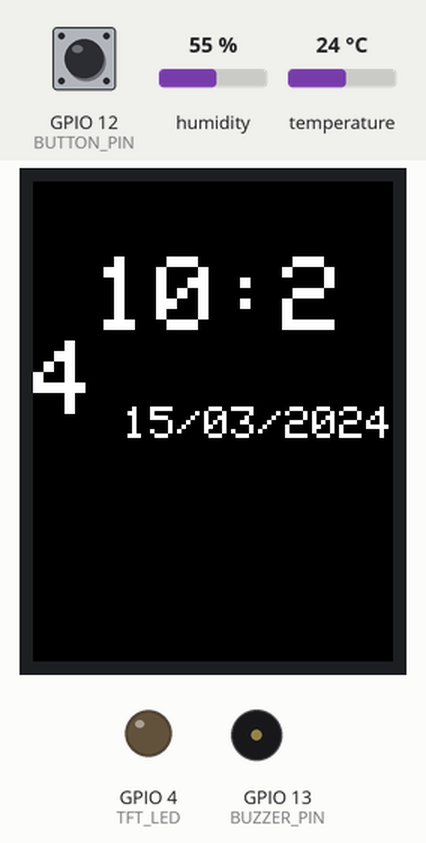
Recording of a sketch running on a simulated ESP32. Shown: 240×320 colour display, output pins drawn as LEDs (lit = HIGH), buzzer (waves = sounding, pin HIGH). Inputs (shaded band) come from the test bench; at power-on: GPIO 12 (BUTTON_PIN) LOW, humidity 55 %, temperature 24 °C. WiFi joins after 1.5 s; servers stay silent unless stated; network time is answered at once with the bench clock; the local clock reads 2024-03-15 10:24:30 at power-on unless the sketch sets it; what the sketch prints to the serial monitor is not drawn.

Above: at 8.6 s.
8.7 s: GPIO 12 (BUTTON_PIN) pulled HIGH for 0.15 s
At 9.2 s:
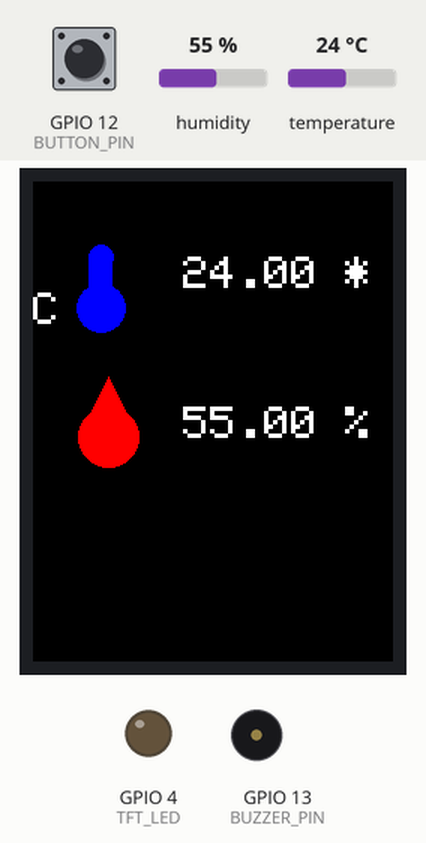
10.4 s: GPIO 12 (BUTTON_PIN) pulled HIGH for 1 s
At 10.73 s:
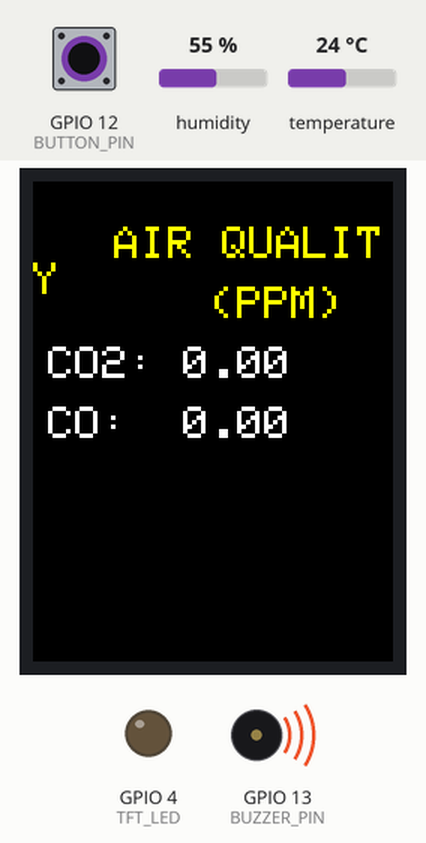
12.9 s: GPIO 12 (BUTTON_PIN) pulled HIGH for 3.2 s
At 14.93 s:
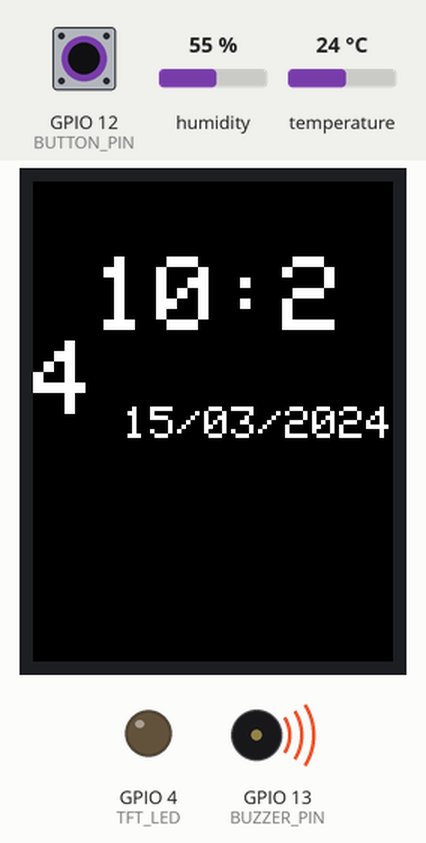
17.6 s: GPIO 12 (BUTTON_PIN) pulled HIGH for 1 s
At 19.2 s:
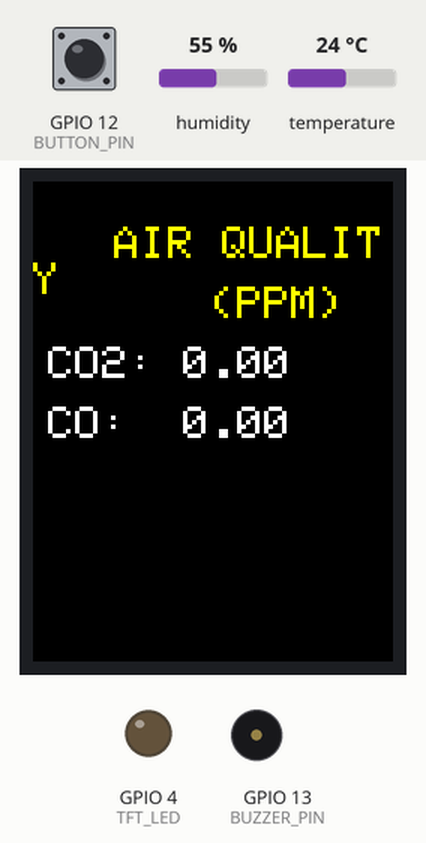
Timing chart, 0 to 20.7 s (numbered marks = the images above; inputs shaded):
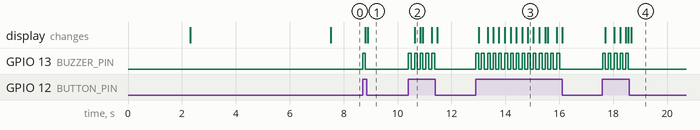

The sketch:

ProjectEmbedded.ino
```cpp
#include <SPI.h>
#include <MQ135.h>
#include <Adafruit_GFX.h>
#include <Adafruit_ILI9341.h>
#include <DHT.h>
#include <RTClib.h>
#include <WiFi.h>
#include <WiFiUdp.h>
#include <NTPClient.h>
#include <HTTPClient.h>
#include "DisplayDateTime.h"
#include "DisplayTemperatureHumidity.h"
#include "DisplayAirQuality.h"

#define TFT_CS   5
#define TFT_DC   16
#define TFT_MOSI 23
#define TFT_CLK  18
#define TFT_RST  17
#define TFT_MISO 19
#define TFT_LED  4
// khai bao script cua sheet
String Web_App_URL = "https://script.google.com/macros/s/AKfycbw-ZUc-ImTcnh2BJs3tarCLp6IZjrRtQ5MNsYA_QNRi_avJeU7mTJJujBQSQAmpBtcZ4g/exec";

Adafruit_ILI9341 tft = Adafruit_ILI9341(TFT_CS, TFT_DC, TFT_MOSI, TFT_CLK, TFT_RST, TFT_MISO);

#define PIN_MQ135 32
#define DHT_PIN 15
#define DHTTYPE DHT22
DHT dht(DHT_PIN, DHTTYPE);

MQ135 mq135_sensor(PIN_MQ135);

RTC_DS1307 rtc;

// Đặt thông tin WiFi của bạn
const char *ssid     = "iPhone của Sơn";
const char *password = "20222022";

const char* serverIP = "172.20.10.11";  // Địa chỉ IP của server
const uint16_t serverPort = 8000;           // Cổng của server

// Đặt múi giờ cho Hà Nội (GMT+7)
const long utcOffsetInSeconds = 7 * 3600;

// Khởi tạo UDP
WiFiUDP ntpUDP;

// Đối tượng WiFiClient để kết nối tới server -> gửi mail
WiFiClient client;

// Khởi tạo NTPClient
NTPClient timeClient(ntpUDP, "pool.ntp.org", utcOffsetInSeconds);

//// Khởi tạo đối tượng DisplayDateTime
DisplayDateTime displayDateTime(tft, rtc);


// Khởi tạo đối tượng DisplayTemperatureHumidity
DisplayTemperatureHumidity displayTempHumidity(tft, dht);


// Khởi tạo đối tượng DisplayAirQuality
DisplayAirQuality displayAirQuality(tft, dht, mq135_sensor);


unsigned long lastDateTimeUpdate = 0;
unsigned long lastTempHumidityUpdate = 0;
unsigned long lastAirQualityUpdate = 0;
unsigned long lastMail = -60000*30;
unsigned long lastUpdate = 0;
const unsigned long switchInterval = 10000; // Chuyển đổi màn hình mỗi 10 giây
const unsigned long dateTimeUpdateInterval = 10000; // Cập nhật thời gian mỗi 10 giây
const unsigned long tempHumidityUpdateInterval = 10000; // Thời gian cập nhật nhiệt độ độ ẩm
const unsigned long updateInterval = 30000;
const unsigned long airQualityUpdateInterval = 5000;
int mode = 0; // chế độ hiển thị
int recent_mode = -1; // chế độ hiển thị hiện tại
int lastmode = 0;
#define BUTTON_PIN 12
#define BUZZER_PIN 13
#define MQ135_PIN 32

//Chống nhảy phím
unsigned long lastDebounceTime = 0;
const unsigned long debounceDelay = 200;

String Status_Read_Sensor = "Success";

void setup() {
  Serial.begin(115200);
  Serial.println("ILI9341 Test!");

  tft.begin();

  pinMode(TFT_LED, OUTPUT);
  backlighting(true);

  // Thiết lập chân nút bấm
  pinMode(BUTTON_PIN, INPUT);

  // Thiết lập chân buzzer
  pinMode(BUZZER_PIN, OUTPUT);
  digitalWrite(BUZZER_PIN, LOW); // Tắt buzzer ban đầu

  if (!rtc.begin()) {
    Serial.println("Couldn't find RTC");
    while (1);
  }

  if (!rtc.isrunning()) {
    Serial.println("RTC lost power, let's set the time!");
    rtc.adjust(DateTime(F(__DATE__), F(__TIME__)));
  }

  tft.setRotation(2); // Landscape orientation

  dht.begin();

  tft.fillScreen(ILI9341_BLACK);

  // Kết nối WiFi
  WiFi.begin(ssid, password);
  tft.setCursor(20, 100);
  tft.setTextSize(2);
  tft.println("Connecting to WiFi...");
  while (WiFi.status() != WL_CONNECTED) {
    delay(1000);
    Serial.println("Connecting to WiFi...");
  }
  tft.fillScreen(ILI9341_BLACK);
  tft.setCursor(20, 100);
  tft.setTextColor(ILI9341_GREEN);
  tft.println("Connected to WiFi...");

  tft.fillScreen(ILI9341_BLACK);
  Serial.println("Connected to WiFi");
  delay(5000);

  // Khởi động NTPClient
  //timeClient.begin();

  // Cập nhật thời gian từ NTP
  if (WiFi.status() == WL_CONNECTED) {
    timeClient.update();
    unsigned long epochTime = timeClient.getEpochTime();
    DateTime now = DateTime(epochTime);
    rtc.adjust(now);
  }
}

void loop(void) {
  // Kiểm tra trạng thái nút bấm
  int reading = digitalRead(BUTTON_PIN);
  if (reading == HIGH && (millis() - lastDebounceTime > debounceDelay)) {
    lastDebounceTime = millis();
    Serial.print("Mode: ");
    mode = (mode + 1) % 3; // Chuyển đổi mode
    lastmode = mode;
    Serial.println(mode);

    // Buzzer kêu
    digitalWrite(BUZZER_PIN, HIGH);
    delay(100); // Kêu trong 100ms
    digitalWrite(BUZZER_PIN, LOW);
  }
  if (millis() - lastUpdate >= updateInterval) {

    lastUpdate = millis();
    // lay cac tham so de dua len sheet
    float h = dht.readHumidity();
    float t = dht.readTemperature();
    float ppm_CO2 = displayAirQuality.get_ppmCO2();
    float ppm_CO = displayAirQuality.get_ppmCO();

    String Send_Data_URL = Web_App_URL + "?sts=write";
    // dinh kem cac tham so cho URL de cap nhat tren google sheet
    Send_Data_URL += "&srs=" + Status_Read_Sensor;
    Send_Data_URL += "&temp=" + String(t);
    Send_Data_URL += "&humd=" + String(h);
    Send_Data_URL += "&CO2=" + String(ppm_CO2);
    Send_Data_URL += "&CO=" + String(ppm_CO);

    Serial.println();
    Serial.println("-------------");
    Serial.println("Send data to Google Spreadsheet...");
    Serial.print("URL : ");
    Serial.println(Send_Data_URL);

    // Khởi tạo HTTPClient
    HTTPClient http;

    // HTTP GET Request.
    http.begin(Send_Data_URL.c_str());
    http.setFollowRedirects(HTTPC_STRICT_FOLLOW_REDIRECTS);
    // Gets the HTTP status code.
    int httpCode = http.GET();
    Serial.print("HTTP Status Code : ");
    Serial.println(httpCode);


    http.end();

    //::::::::::::::::::
  }

  // Hiển thị màn hình ngày giờ hoặc nhiệt độ và độ ẩm
  if (mode != recent_mode) {
    Serial.print("Mode changed ");
    recent_mode = mode;
    tft.fillScreen(ILI9341_BLACK);
    switch (mode) {
      case 0:
        displayDateTime.update(1);
        lastDateTimeUpdate = millis();
        break;
      case 1:
        displayTempHumidity.update(1);
        lastTempHumidityUpdate = millis();
        break;
      case 2:
        // Chỗ này có thể thêm mã cho màn hình khác nếu cần
        displayAirQuality.update(1);
        lastAirQualityUpdate = millis();
        break;
    }
  }

  // Cập nhật màn hình ngày giờ mỗi 10 giây
  if (mode == 0 && millis() - lastDateTimeUpdate >= dateTimeUpdateInterval) {
    displayDateTime.update(0);
    lastDateTimeUpdate = millis();
  }

  // Cập nhật màn hình nhiệt độ và độ ẩm mỗi 60 giây
  if (mode == 1 && millis() - lastTempHumidityUpdate >= tempHumidityUpdateInterval) {
    displayTempHumidity.update(0);
    lastTempHumidityUpdate = millis();

  }

  if (mode == 2 && millis() - lastAirQualityUpdate >= airQualityUpdateInterval){
    displayAirQuality.update(0);
    lastAirQualityUpdate = millis();
  }

  if (true) {
    //Serial.print("smoke: ") ;
    //lastAirQualityUpdate = millis();
    float ppm_CO2 = displayAirQuality.get_ppmCO2();
    float ppm_CO = displayAirQuality.get_ppmCO();
   // Serial.println(ppm_CO2);
   // Serial.println(ppm_CO);
      if (ppm_CO2 > 1000 || ppm_CO > 9) {
        if (mode < 4) tft.fillScreen(ILI9341_BLACK);
        if (mode < 4) lastmode = mode;
        mode = 4;
        digitalWrite(BUZZER_PIN, HIGH);
        delay(100); // Kêu trong 100ms
        digitalWrite(BUZZER_PIN, LOW);
        tft.setTextSize(3);
        tft.setTextColor( 0x001F);
        tft.setCursor(20, 100);

        tft.println("GAS DETECTED...");

        if (millis() - lastMail > 60000*30 ) {
         if( client.connect(serverIP, serverPort)){
           client.print("GAS_DETECTED");
           lastMail = millis();
           client.stop();
         }
         else {
            Serial.println("Failed to connect to server");
          }
        }
    }
    else mode = lastmode;
  }

  delay(10); // Cập nhật mỗi 10ms một lần

}

void backlighting(bool state) {
  if (state) {
    digitalWrite(TFT_LED, LOW);
  } else {
    digitalWrite(TFT_LED, HIGH);
  }
}
```

DisplayAirQuality.h
```cpp
#ifndef DISPLAYAIRQUALITY_H
#define DISPLAYAIRQUALITY_H

#include <Adafruit_GFX.h>
#include <Adafruit_ILI9341.h>
#include <DHT.h>
#include <MQ135.h>

class DisplayAirQuality {
  public:
    DisplayAirQuality(Adafruit_ILI9341 &tft, DHT &dhtSensor, MQ135 &_mq135)
    : _tft(tft), dht(dhtSensor), mq135_sensor(_mq135), PPM1(0), PPM2(0) {}

    void update(bool draw) {
        // khoi tao gia tri cho cac RZero
        if (PPM1 == 0) update_RZERO();

        // Lay PPM cua khi CO2
        PPM1 = mq135_sensor.getPPM_CO2(RZero1);
        // Lay PPM cua khi CO
        PPM2 = mq135_sensor.getPPM_CO(RZero2);
        // Hien thi PPM cua 2 khi
        displayGasLevels(PPM1, PPM2);
    }

    float get_ppmCO2 () {
      return this->mq135_sensor.getPPM_CO2(RZero1);
    }
    float get_ppmCO () {
      return this->mq135_sensor.getPPM_CO(RZero2);
    }

  private:
    Adafruit_ILI9341 &_tft;
    DHT &dht;
    MQ135 &mq135_sensor;

    float RZero1, RZero2, PPM1, PPM2;

    void update_RZERO () {
        for (int i = 1; i <= 50; i++) {
          this->RZero1 += mq135_sensor.getRZero_CO2();
          this->RZero2 += mq135_sensor.getRZero_CO();
        }
        this->RZero1 /= 50;
        this->RZero2 /= 50;
    }

    void displayGasLevels(float CO2, float CO) {

        _tft.fillRect(90, 100, 200, 200, ILI9341_BLACK);
        _tft.setTextSize(3);
        _tft.setTextColor(ILI9341_YELLOW);
        _tft.setCursor(0, 30);
        _tft.println("   AIR QUALITY");
        _tft.setCursor(10, 70);
        _tft.println("      (PPM)");

        _tft.setTextColor(ILI9341_WHITE);

        _tft.setCursor(10, 110);
        _tft.print("CO2: ");
        _tft.println(CO2);
       // _tft.println(" PPM");

        _tft.setCursor(10, 150);
        _tft.print("CO:  ");
        _tft.println(CO);
       // _tft.println(" PPM");
    }
};

#endif
```

DisplayDateTime.h
```cpp
#ifndef DISPLAYDATETIME_H
#define DISPLAYDATETIME_H

#include <Adafruit_GFX.h>
#include <Adafruit_ILI9341.h>
#include <RTClib.h>

class DisplayDateTime {
public:
    DisplayDateTime(Adafruit_ILI9341 &tftDisplay, RTC_DS1307 &rtc_ds1307)
    : tft(tftDisplay), rtc(rtc_ds1307), lastDateTime(2000, 1, 1, 0, 0, 0) {}

    void update(bool modeChanged) {
       DateTime now = rtc.now();
      // So sánh với thời điểm hiển thị lần cuối để tránh hiển thị không cần thiết
      if (modeChanged)
      {
         currentDateTime = now;

         displayTime();
         displayDate();
         lastDateTime = now;

      }
      else {
          if (now.minute() != currentDateTime.minute()) {
            currentDateTime = now;
            displayTime();

            if (now.day() != lastDateTime.day() ) {
              displayDate();

            }
            lastDateTime = now;

        }
      }

    }

private:
    Adafruit_ILI9341 &tft;
    RTC_DS1307 &rtc;
    DateTime currentDateTime; // Thời điểm hiển thị lần cuối
    DateTime lastDateTime; // datetime của lần hiển thị trước đó
    void displayTime(){
       //tft.fillScreen(ILI9341_BLACK); // Clear the screen
      // Set the text color and size for hours and minutes
      tft.setTextColor(ILI9341_WHITE);
      tft.setTextSize(7);

      //Clear màn hình giờ
      if (currentDateTime.hour() != lastDateTime.hour()) tft.fillRect(40, 50, 250, 50, ILI9341_BLACK);
      else tft.fillRect(140, 50, 250, 50, ILI9341_BLACK);
      // Display hours
      tft.setCursor(40, 50);
      if (currentDateTime.hour() < 10) {
          tft.print('0');
      }
      tft.print(currentDateTime.hour(), DEC);

      tft.print(':');

      // Display minutes
      if (currentDateTime.minute() < 10) {
          tft.print('0');
      }
      tft.print(currentDateTime.minute(), DEC);


    }

    void displayDate() {
      tft.fillRect(60, 150, 200, 50, ILI9341_BLACK);
      // Set the text size for date
      tft.setTextSize(3);
      tft.setCursor(60, 150);

      // Display date
      if (currentDateTime.day() < 10) {
          tft.print('0');
      }
      tft.print(currentDateTime.day(), DEC);
      tft.print('/');
      if (currentDateTime.month() < 10) {
          tft.print('0');
      }
      tft.print(currentDateTime.month(), DEC);
      tft.print('/');
      tft.print(currentDateTime.year(), DEC);
    }

};


#endif // DISPLAYDATETIME_H
```

DisplayTemperatureHumidity.h
```cpp
#ifndef DISPLAYTEMPHUMID_H
#define DISPLAYTEMPHUMID_H

#include <Adafruit_GFX.h>
#include <Adafruit_ILI9341.h>
#include <DHT.h>

#define COLOR_RED     0x001F
#define COLOR_BLUE    0xF800

class DisplayTemperatureHumidity {
public:
    DisplayTemperatureHumidity(Adafruit_ILI9341 &tftDisplay, DHT &dhtSensor)
        : tft(tftDisplay), dht(dhtSensor), lastTemp(NAN), lastHumidity(NAN) {}

    void update(bool draw) {
        float temp = dht.readTemperature();
        float humidity = dht.readHumidity();

        if (draw){
            displayTemperatureHumidity(temp, humidity);
            lastTemp = temp;
            lastHumidity = humidity;
        }
        else if (!isnan(temp) && !isnan(humidity) && (temp != lastTemp || humidity != lastHumidity)) {
            displayTemperatureHumidity(temp, humidity);
            lastTemp = temp;
            lastHumidity = humidity;
        }
    }

private:
    Adafruit_ILI9341 &tft;
    DHT &dht;
    float lastTemp;
    float lastHumidity;

    void displayTemperatureHumidity(float temp, float humidity) {


        // Draw temperature icon (thermometer)
        drawThermometerIcon(20, 50, 50);
        // Draw temperature value
        tft.setTextColor(ILI9341_WHITE);
        tft.setTextSize(3);
        tft.fillRect(100, 50, 100, 50, ILI9341_BLACK);
        tft.setCursor(100, 50);
        tft.print(temp);
        tft.print(" *C");

        // Draw humidity icon (water droplet)
        drawWaterDropletIcon(30, 150, 40);
        // Draw humidity value
        tft.setTextSize(3);
        tft.fillRect(100, 150, 100, 50, ILI9341_BLACK);
        tft.setCursor(100, 150);
        tft.print(humidity);
        tft.print(" %");
    }

    void drawThermometerIcon(int x, int y, int size) {
        int bulbRadius = size / 3;
        // Draw bulb
        tft.fillCircle(x + size / 2, y + size - bulbRadius, bulbRadius, COLOR_RED);
        // Draw body
        tft.fillRect(x + size / 2 - bulbRadius / 2, y, bulbRadius, size - bulbRadius, COLOR_RED);
        // Draw top of thermometer
        tft.fillCircle(x + size / 2, y, bulbRadius / 2, COLOR_RED);
    }

    void drawWaterDropletIcon(int x, int y, int size) {
        // Draw bottom part of droplet
        tft.fillCircle(x + size / 2, y + size / 2, size / 2, COLOR_BLUE);
        // Draw top part of droplet
        tft.fillTriangle(x, y + size / 2, x + size, y + size / 2, x + size / 2, y - size / 2, COLOR_BLUE);
    }
};

#endif // DISPLAYTEMPHUMID_H
```

Measured:
- after the input at 8.7 s, GPIO 13 (BUZZER_PIN): LOW → HIGH at once, → LOW 0.10 s later; the display: first changes after 0.10 s (image 1 shows a later state)
- after the input at 10.4 s, GPIO 13 (BUZZER_PIN): alternates HIGH for 0.10 s and LOW for 0.12 s, 10 changes in all, then stays LOW, starting at once; the display: changes after 0.23 s (image 2)
- after the input at 12.9 s, GPIO 13 (BUZZER_PIN): alternates HIGH for 0.10 s and LOW for 0.11 s, 30 changes in all, then stays LOW, starting at once; the display: first changes after 0.10 s (image 3 shows a later state)
- after the input at 17.6 s, GPIO 13 (BUZZER_PIN): alternates HIGH for 0.10 s and LOW for 0.11 s, 10 changes in all, then stays LOW, starting at once; the display: first changes after 0.11 s (image 4 shows a later state)
